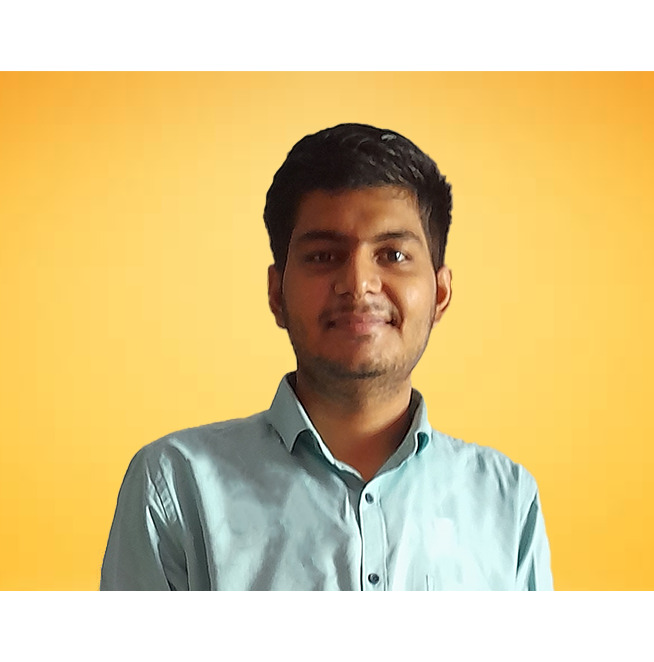
#> input picture Computer Vision and Edge computing with OpenVINO/Computer Vision/Canny Edge Detection/photo.jpg, 654 x 662 px
$ jupyter execute 'Canny Edge Detection.ipynb'
#> lines starting #> are read from the running program, lines starting #| are printed output that depends on the picture; after the words box and inside, x2 and y2 are one past the last pixel; in counts of white or black regions, pixels touching at a corner belong together
# Canny Edge Detection

[cell 1]
import cv2

img = cv2.imread("photo.jpg") # Read image
#> img is the input picture: shape (662, 654, 3); mean B, G, R 138.2, 198.1, 222.4

# Setting parameter values
t_lower = 100 # Lower Threshold
t_upper = 150 # Upper Threshold

# Applying the Canny Edge Filter
edge = cv2.Canny(img, t_lower, t_upper)
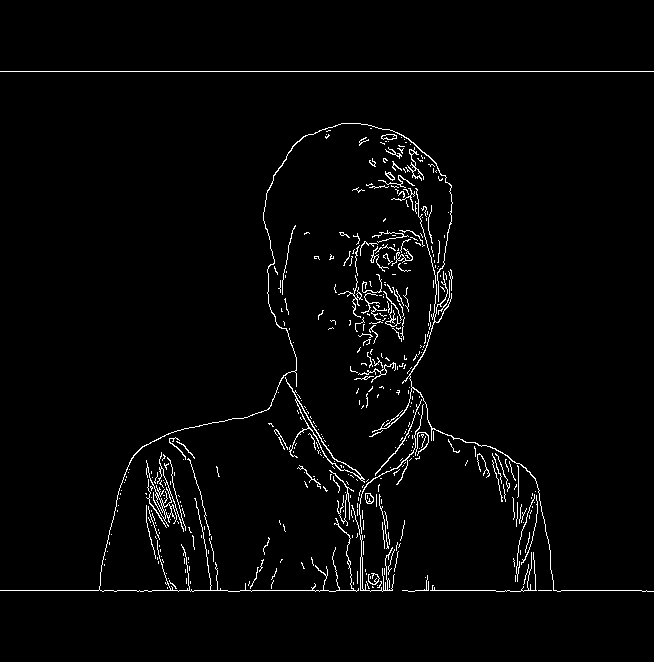
#> edge: shape (662, 654); 2.4% white in thin lines or dots, all inside (x1, y1, x2, y2) = (0, 71, 654, 592)

cv2.imshow('original', img)
cv2.imshow('edge', edge)
cv2.waitKey(0)
cv2.destroyAllWindows()
